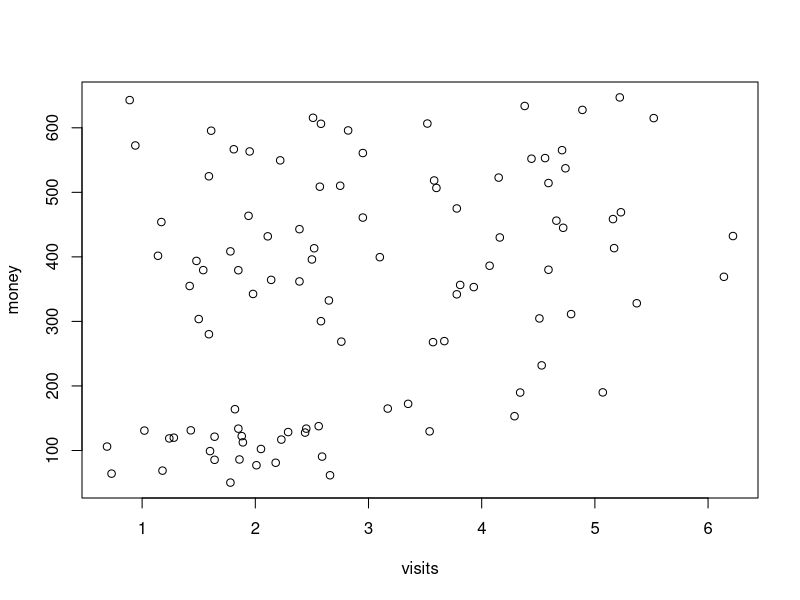
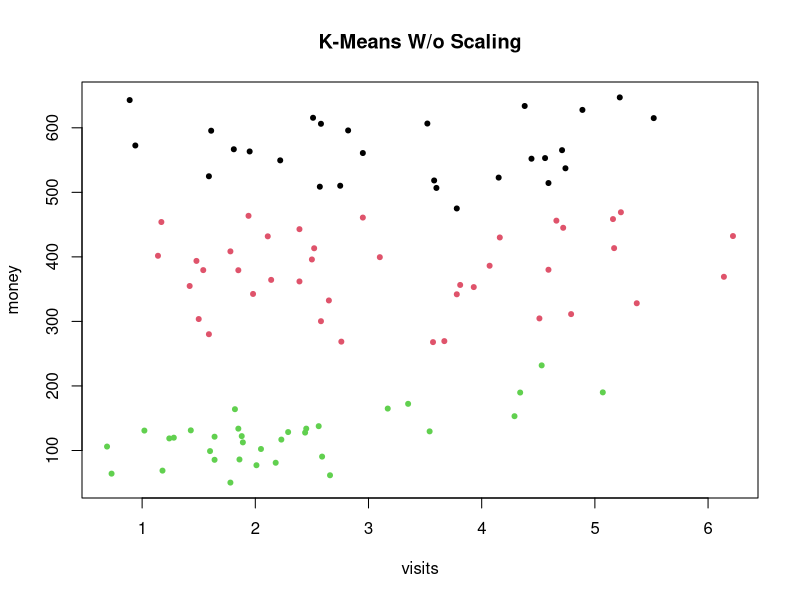
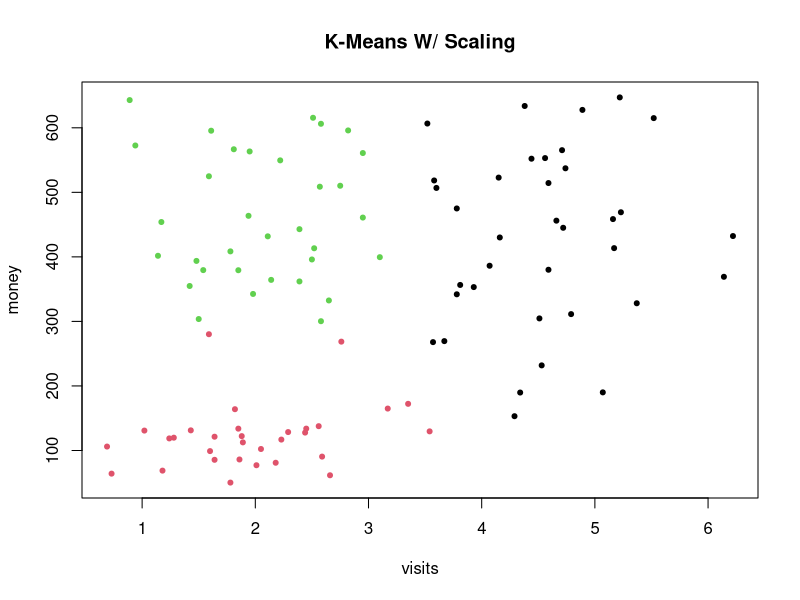
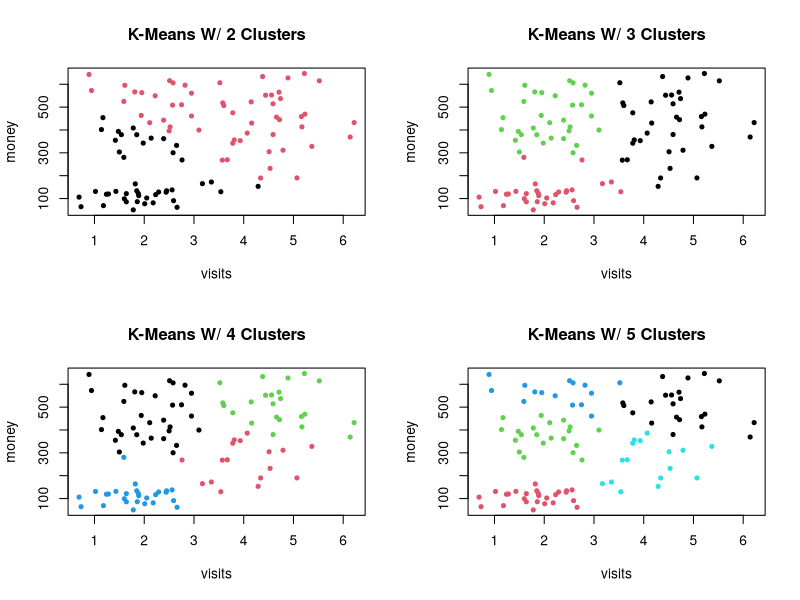
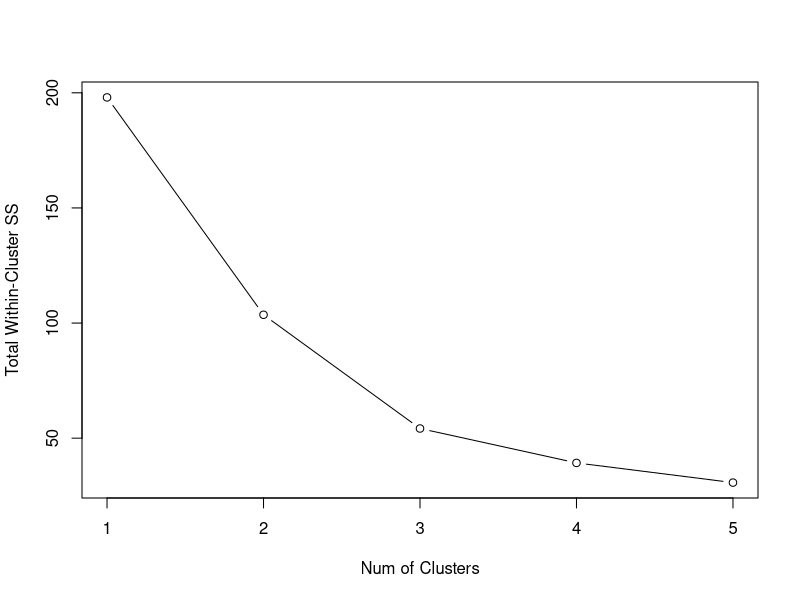
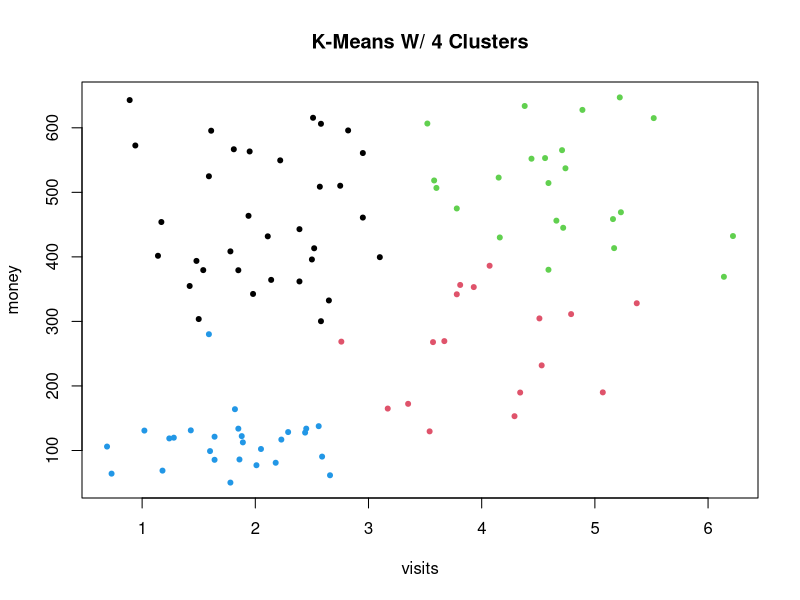
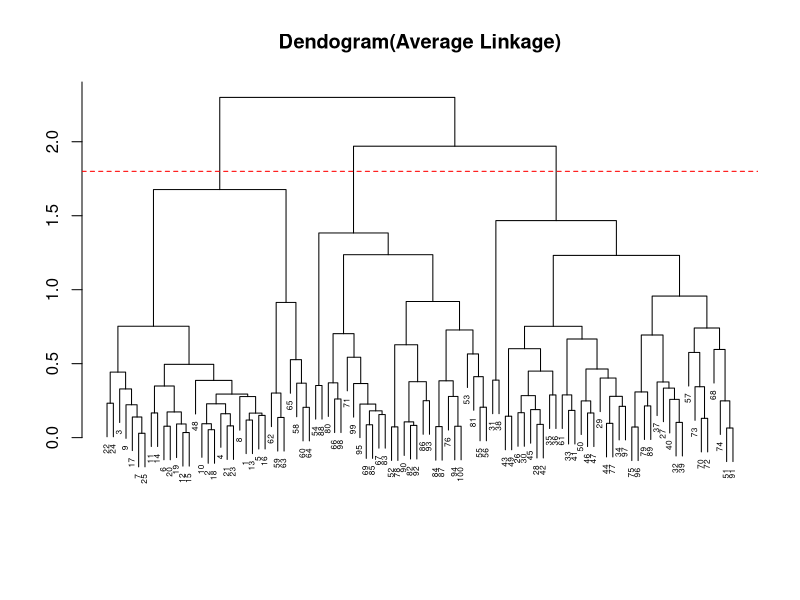
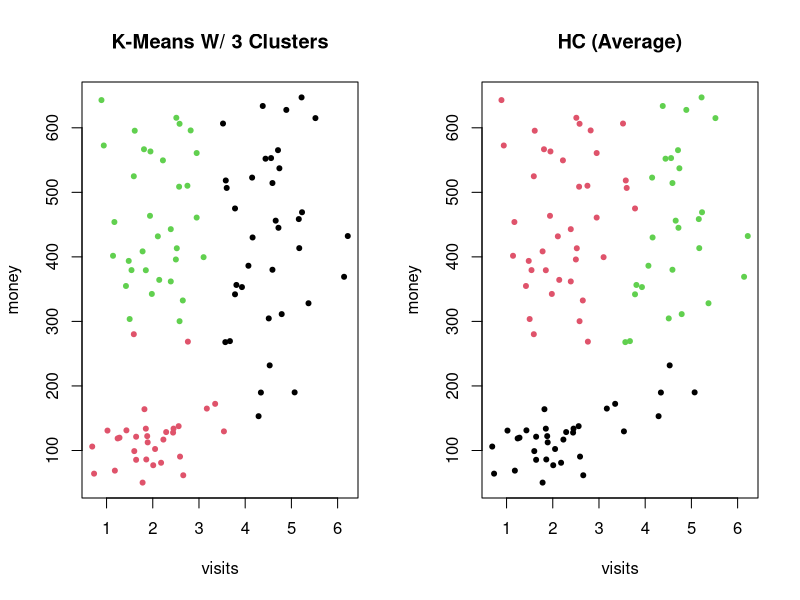

Source code (R) for these figures, in order:
mydata <- read.csv('ShoppingVisits.csv')

plot(mydata)

# Number 1
km.res.ns <- kmeans(mydata, 3, nstart = 20)
km.res.ns
km.res.ns$cluster

# Number 2
mydata.sc <- scale(mydata)
mydata.sc
km.res.3 <- kmeans(mydata.sc, 3, nstart=20)
km.res.3

# Number 3
plot(mydata, col=km.res.ns$cluster, pch=20, main="K-Means W/o Scaling")
plot(mydata, col=km.res.3$cluster, pch=20, main="K-Means W/ Scaling")

# Number 4

# Number 5
km.res.2 <- kmeans(mydata.sc, 2, nstart=20)
km.res.4 <- kmeans(mydata.sc, 4, nstart=20)
km.res.5 <- kmeans(mydata.sc, 5, nstart=20)

# Number 6
par(mfrow=c(2,2))
plot(mydata, col=km.res.2$cluster, pch=20, main="K-Means W/ 2 Clusters")
plot(mydata, col=km.res.3$cluster, pch=20, main="K-Means W/ 3 Clusters")
plot(mydata, col=km.res.4$cluster, pch=20, main="K-Means W/ 4 Clusters")
plot(mydata, col=km.res.5$cluster, pch=20, main="K-Means W/ 5 Clusters")

# Number 7

# Number 8
ss1 <- km.res.2$totss
ss2 <- km.res.2$tot.withinss
ss3 <- km.res.3$tot.withinss
ss4 <- km.res.4$tot.withinss
ss5 <- km.res.5$tot.withinss
ss.vec <- c(ss1,ss2,ss3,ss4,ss5)
par(mfrow=c(1,1))
plot(ss.vec, type='b', xlab="Num of Clusters", ylab="Total Within-Cluster SS")

# Number 9
# 3 or 4 - likely 4
plot(mydata, col=km.res.4$cluster, pch=20, main="K-Means W/ 4 Clusters")

# Number 10
hc.res.average <- hclust(dist(mydata.sc), method = 'average')
plot(hc.res.average, cex=0.5, main = "Dendogram(Average Linkage)", xlab="", ylab="", sub="")

# Number 11
abline(h=1.8, col="red", lty=2)

# Number 12
cutree(hc.res.average, k=3)
par(mfrow=c(1,2))
plot(mydata, col=km.res.3$cluster, pch=20, main="K-Means W/ 3 Clusters")
plot(mydata, col=cutree(hc.res.average, k=3), pch=20, main="HC (Average)")

# Number 13

# Number 14
hc.res.centroid <- hclust(dist(mydata.sc), method = 'centroid')
hc.res.single <- hclust(dist(mydata.sc), method = 'single')
hc.res.complete <- hclust(dist(mydata.sc), method = 'complete')
par(mfrow=c(2,2))
plot(mydata, col=cutree(hc.res.average, k=3), pch=20, main="HC (Average)")
plot(mydata, col=cutree(hc.res.centroid, k=3), pch=20, main="HC (Centriod)")
plot(mydata, col=cutree(hc.res.single, k=3), pch=20, main="HC (Single)")
plot(mydata, col=cutree(hc.res.complete, k=3), pch=20, main="HC (Complete)")

